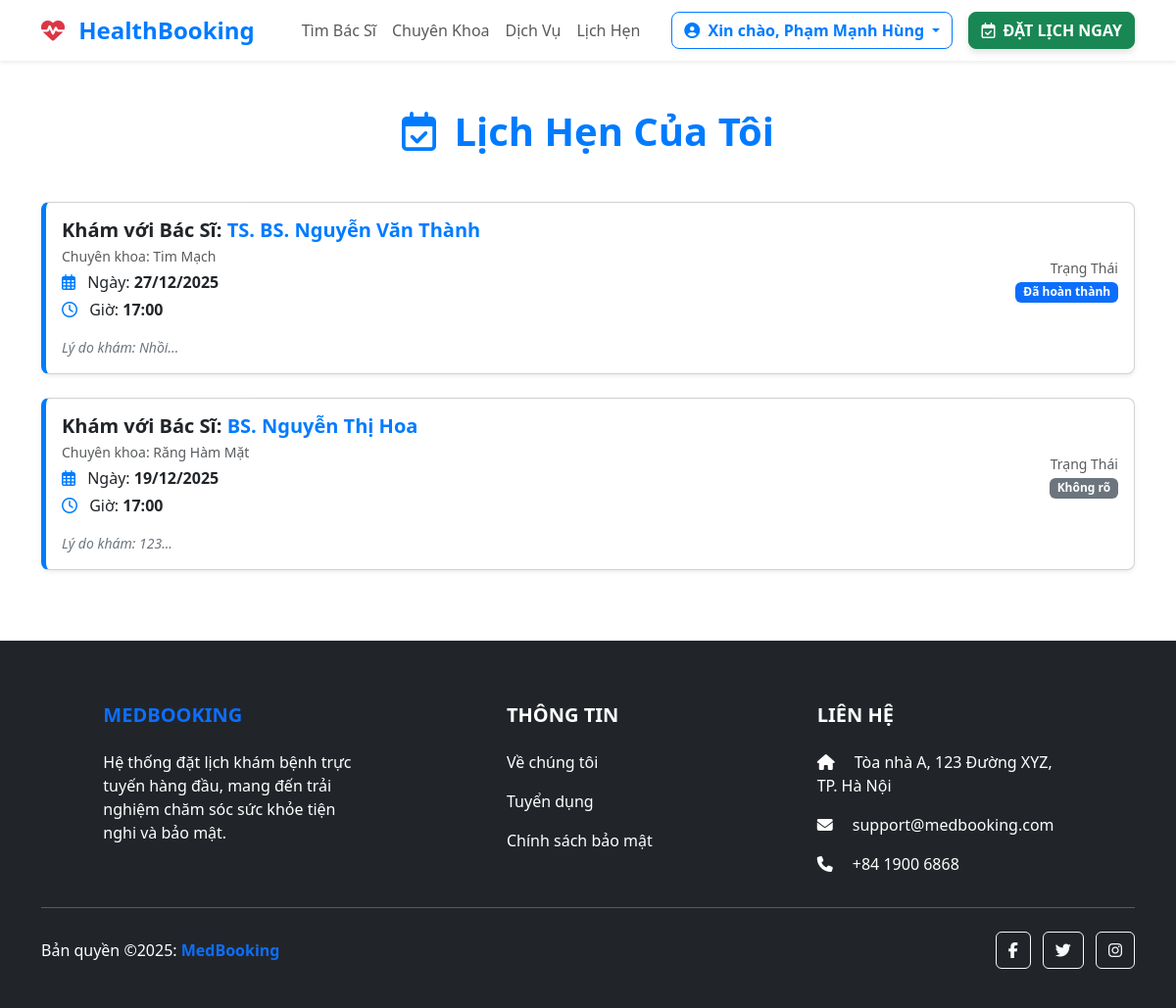
The app's page /lich-hen.php (signed in) with its own data.
### tables this page shows
CREATE TABLE `appointments` (
  `appointment_id` int(11) NOT NULL,
  `patient_id` int(11) NOT NULL,
  `doctor_id` int(11) NOT NULL,
  `appointment_date` date NOT NULL,
  `appointment_time` time NOT NULL,
  `reason_for_visit` text DEFAULT NULL,
  `status` enum('Pending','Scheduled','Confirmed','Waiting','Examining','Completed','Cancelled') DEFAULT 'Pending',
  `paid_amount` decimal(15,0) DEFAULT 0,
  `service_id` int(11) DEFAULT NULL,
  `is_emergency` tinyint(1) DEFAULT 0,
  `is_walkin` tinyint(1) DEFAULT 0,
  `created_at` timestamp NOT NULL DEFAULT current_timestamp(),
  `updated_at` datetime DEFAULT NULL,
  `queued_at` datetime DEFAULT NULL,
  `diagnosis` text DEFAULT NULL
);

CREATE TABLE `doctors` (
  `doctor_id` int(11) NOT NULL,
  `full_name` varchar(150) NOT NULL,
  `license_code` varchar(50) NOT NULL DEFAULT 'BS000000',
  `date_of_birth` date DEFAULT NULL,
  `phone_number` varchar(20) DEFAULT NULL,
  `email` varchar(100) DEFAULT NULL,
  `login_id` varchar(255) DEFAULT NULL,
  `profile_picture` varchar(255) DEFAULT NULL,
  `password_hash` varchar(255) DEFAULT NULL COMMENT 'Mã băm mật khẩu cho việc đăng nhập hệ thống',
  `department_id` int(11) NOT NULL,
  `license_number` varchar(50) DEFAULT NULL,
  `biography` text DEFAULT NULL,
  `status` enum('ACTIVE','INACTIVE','ON_LEAVE') DEFAULT 'ACTIVE',
  `created_at` timestamp NOT NULL DEFAULT current_timestamp(),
  `experience_years` int(11) DEFAULT 0,
  `education` varchar(255) DEFAULT NULL,
  `working_location` varchar(255) DEFAULT NULL
);

CREATE TABLE `departments` (
  `department_id` int(11) NOT NULL,
  `department_name` varchar(100) NOT NULL,
  `icon_class` varchar(50) DEFAULT NULL,
  `description` text DEFAULT NULL
);

### lich-hen.php (the view, shortened to what this page needs)
<?php require_once 'includes/logic_lich_hen.php'; ?>
<!DOCTYPE html>
<html lang="vi">
<head>
    <link href="https://cdn.jsdelivr.net/npm/bootstrap@5.3.3/dist/css/bootstrap.min.css" rel="stylesheet">
    <link rel="stylesheet" href="https://cdnjs.cloudflare.com/ajax/libs/font-awesome/6.5.2/css/all.min.css">
    <link href="css/lich_hen.css" rel="stylesheet">
</head>
<body>
    <?php include 'includes/header.php'; ?>
    <main>
        <div class="container py-5">
            <h1 class="fw-bolder text-center mb-5 text-primary-custom">
                <i class="far fa-calendar-check me-2"></i> <?php echo $page_title; ?>
            </h1>
            <?php if (!empty($appointments)): ?>
                <div class="row">
                    <?php foreach ($appointments as $app): ?>
                        <div class="col-lg-12 mb-4">
                            <div class="card appointment-card shadow-sm">
                                <div class="card-body row align-items-center">
                                    <div class="col-md-7">
                                        <h5 class="fw-bold text-dark mb-1">
                                            Khám với Bác Sĩ: <span
                                                class="text-primary-custom"><?php echo htmlspecialchars($app['doctor_name']); ?></span>
                                        </h5>
                                        <p class="text-muted small mb-1">
                                            Chuyên khoa: <?php echo htmlspecialchars($app['department_name']); ?>
                                        </p>
                                        <p class="mb-1">
                                            <i class="far fa-calendar-alt me-2 text-primary-custom"></i>
                                            Ngày: <span
                                                class="fw-bold"><?php echo date('d/m/Y', strtotime($app['appointment_date'])); ?></span>
                                        </p>
                                        <p class="mb-3">
                                            <i class="far fa-clock me-2 text-primary-custom"></i>
                                            Giờ: <span
                                                class="fw-bold"><?php echo date('H:i', strtotime($app['appointment_time'])); ?></span>
                                        </p>
                                        <p class="small fst-italic text-secondary mb-0">
                                            Lý do khám:
                                            <?php echo htmlspecialchars(substr($app['reason_for_visit'], 0, 100)) . '...'; ?>
                                        </p>
                                    </div>
                                    <div class="col-md-5 text-md-end mt-3 mt-md-0">
                                        <div class="mb-3">
                                            <span class="text-muted small d-block">Trạng Thái</span>
                                            <?php echo get_status_badge($app['status']); ?>
                                        </div>
                                    </div>
                                </div>
                            </div>
                        </div>
                    <?php endforeach; ?>
                </div>
            <?php endif; ?>
        </div>
    </main>
    <?php include 'includes/footer.php'; ?>
</body>
</html>

### includes/logic_lich_hen.php (shortened to what this page needs)
<?php
$patient_id = $_SESSION['user_id'];
$page_title = "Lịch Hẹn Của Tôi";
global $pdo;
$sql_appointments = "
    SELECT
        A.appointment_id, A.appointment_date, A.appointment_time, A.reason_for_visit, A.status,
        D.full_name AS doctor_name,
        T.department_name
    FROM Appointments A
    JOIN Doctors D ON A.doctor_id = D.doctor_id
    JOIN Departments T ON D.department_id = T.department_id
    WHERE A.patient_id = :patient_id
    ORDER BY A.appointment_date DESC, A.appointment_time DESC
";
$stmt_appointments = $pdo->prepare($sql_appointments);
$stmt_appointments->execute([':patient_id' => $patient_id]);
$appointments = $stmt_appointments->fetchAll();
function get_status_badge(string $status): string
{
    switch ($status) {
        case 'Completed':
            $class = 'bg-primary';
            $text = 'Đã hoàn thành';
            break;
        default:
            $class = 'bg-secondary';
            $text = 'Không rõ';
    }
    return "<span class='badge {$class}'>{$text}</span>";
}

### css/lich_hen.css (style rules this page uses)
.appointment-card { border-left: 5px solid #007bff; border-radius: 8px; transition: transform 0.3s, box-shadow 0.3s; }
.text-primary-custom { color: #007bff !important; }
main { min-height: 516px; }

### records on screen
appointments: doctor.full_name "TS. BS. Nguyễn Văn Thành", departments.department_name "Tim Mạch", appointment_date "27/12/2025", appointment_time "17:00", reason_for_visit "Nhồi", status "Đã hoàn thành"
appointments: doctor.full_name "BS. Nguyễn Thị Hoa", departments.department_name "Răng Hàm Mặt", appointment_date "19/12/2025", appointment_time "17:00", reason_for_visit "123", status "Không rõ"

### other values on screen
$user_name "Phạm Mạnh Hùng"
$page_title "Lịch Hẹn Của Tôi"
